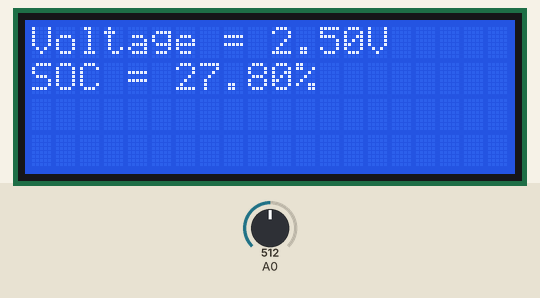
Simulated run of this sketch. Board: Arduino Uno, built with avr-gcc and run on an emulated ATmega328P. Parts: 20×4 character LCD. The inputs (shaded band) are chosen by the test bench; at power-on: A0 = 512.

Above: at 1.2 s.
1.3 s: A0 set to 716
At 3.3 s:
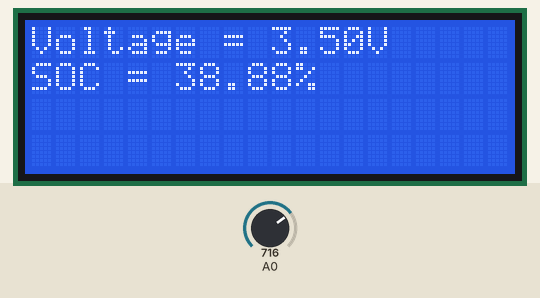
3.6 s: A0 set to 900
At 4.7 s:
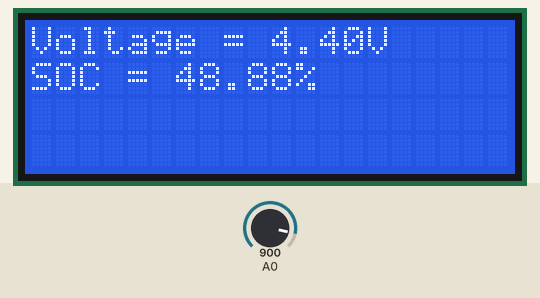
5.7 s: A0 set to 1023
At 6.9 s:
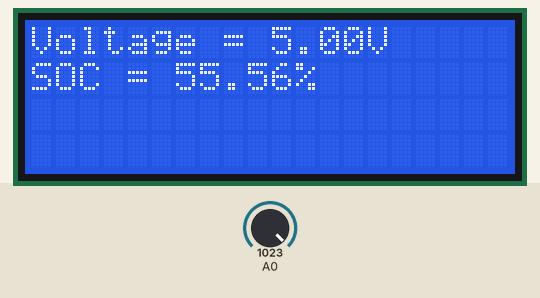
Timing chart, 0 to 8.7 s (numbered marks = the images above; inputs shaded):
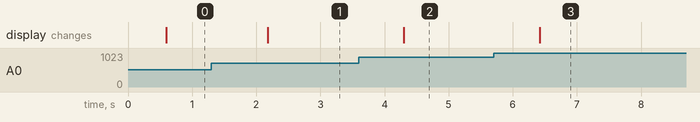

Measured:
- after the input at 1.3 s, the display: changes after 0.88 s (image 1)
- after the input at 3.6 s, the display: changes after 0.70 s (image 2)
- after the input at 5.7 s, the display: changes after 0.72 s (image 3)

The sketch:

SOC1.ino
```cpp
#include<Wire.h>
#include<LCD.h>
#include<LiquidCrystal_I2C.h>
int Value;
const float vpp = 0.00488758553;
float Voltage=0,SOC=0;

LiquidCrystal_I2C lcd(0x27,2,1,0,4,5,6,7);
void setup() {
Serial.begin(9600);
lcd.begin (20,4);
lcd.setBacklightPin(3,POSITIVE);
lcd.setBacklight(HIGH);


}

void loop() {
Value = analogRead(A0);
Voltage=(Value * vpp);
//Voltage = (Value / 113.67);
SOC = ((Voltage/9)*100);
delay(500);
lcd.clear();
lcd.print("Voltage = ");
lcd.print(Voltage);
lcd.print("V");
lcd.setCursor(0,1);
lcd.print("SOC = ");
lcd.print(SOC);
lcd.print("%");
}
```
